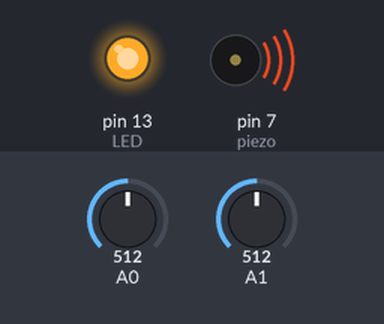
Bench run of a sketch on a simulated Arduino Uno, built with avr-gcc and run on an emulated ATmega328P. Parts: output pins drawn as LEDs (lit = HIGH), buzzer (waves = sounding, pin HIGH). The test bench sets the inputs (shaded band); at power-on: A0 = 512, A1 = 512. What the sketch prints to the serial monitor is not drawn.

Above: at 1.8 s.
1.9 s: A0 set to 141
3.4 s: A0 set to 118
At 4.5 s:
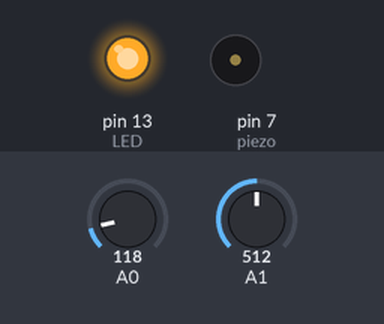
5.5 s: A1 set to 215
7.2 s: A1 set to 191
At 9.0 s:
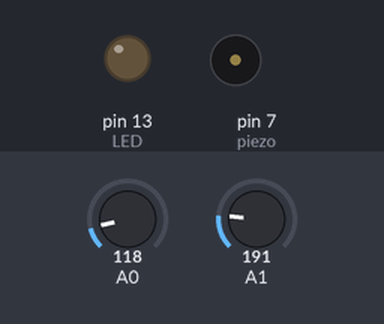
9.5 s: A0 set to 140
At 10.6 s:
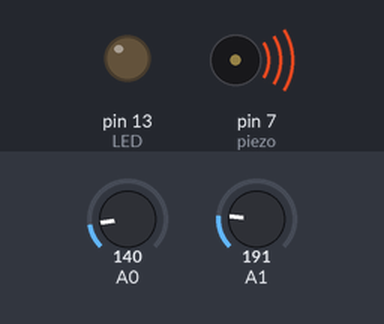
11.5 s: A0 set to 122
At 13.4 s:
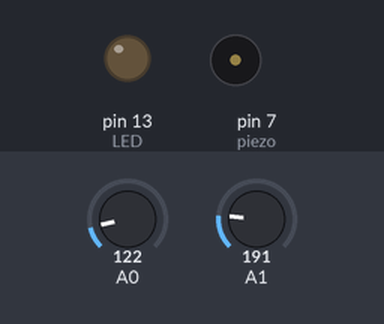
Timing chart, 0 to 14.5 s (numbered marks = the images above; inputs shaded):
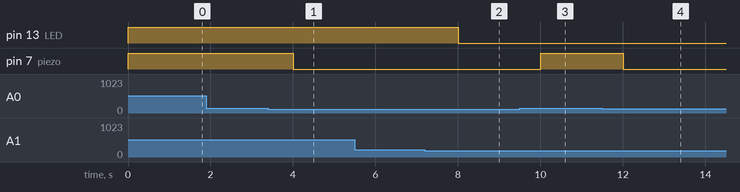

Measured:
- the behaviour switches between 130 and 129 on A0 (found by bisection; images 0 and 1)
- the behaviour switches between 205 and 204 on A1 (found by bisection; images 1 and 2)
- after the input at 1.9 s, every drawn part: stays the same
- after the input at 3.4 s, pin 7 (piezo): HIGH → LOW after 0.61 s
- after the input at 5.5 s, every drawn part: stays the same
- after the input at 7.2 s, pin 13 (LED): HIGH → LOW after 0.81 s
- after the input at 9.5 s, pin 7 (piezo): LOW → HIGH after 0.51 s
- after the input at 11.5 s, pin 7 (piezo): HIGH → LOW after 0.51 s

The sketch:

tremendous_curcan1.ino
```cpp
float temp;
float vout;
float vout1;
int LED=13;
int gasSensor;
int piezo=7;
void setup()
{
pinMode(A0,INPUT);
pinMode(A1,INPUT);
pinMode(LED,OUTPUT);
pinMode(piezo,OUTPUT);
Serial.begin(9600);
}
void loop()
{
  vout=analogRead(A1);
  vout1=(vout/1023)*5000;
  temp=(vout1-500)/10;
  gasSensor=analogRead(A0);
  if(temp>=50)
  {
    digitalWrite(LED,HIGH);
  }
  else
  {
    digitalWrite(LED,LOW);
  }
  if(gasSensor>=130)
  {
    digitalWrite(piezo,HIGH);
  }
  else
  {
    digitalWrite(piezo,LOW);
  }
  Serial.print("in Degrees C= ");
  Serial.print(" ");
  Serial.print(temp);
  Serial.print("\t");
  Serial.print("GasSense= ");
  Serial.print(" ");
  Serial.print(gasSensor);

  delay(1000);}
```
